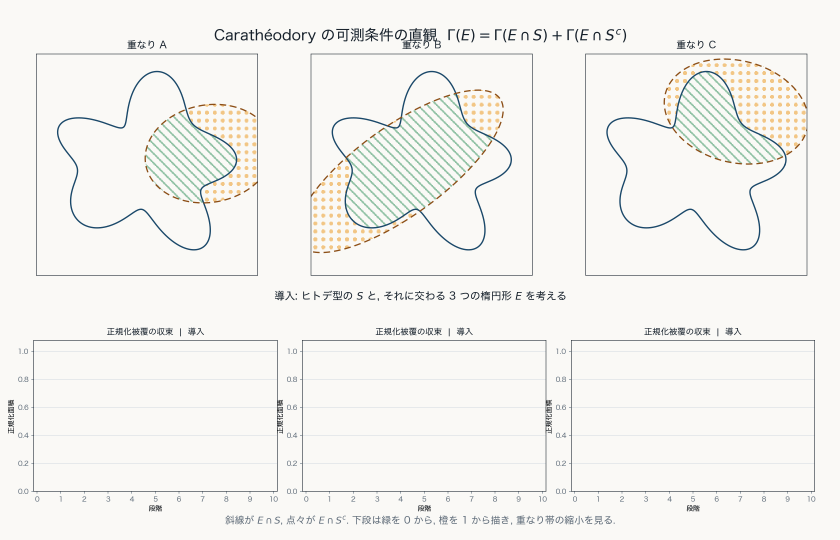
#> input picture figures/measure/animations/caratheodory_measurable/gif/caratheodory_measurable.gif, 2520 x 1620 px (shown at 1/3 size); its folder holds only this picture in this run
$ python prepend_gif_final_frame.py
#> lines starting #> are read from the running program, lines starting #| are printed output that depends on the picture
#!/usr/bin/env python3
"""Prepend each GIF's final frame so PDF export shows the completed state."""

from __future__ import annotations

import argparse
from io import BytesIO
from pathlib import Path
import tempfile
import sys
from typing import NamedTuple

from PIL import Image, ImageChops, ImageSequence


DEFAULT_TARGET = Path("figures/measure/animations")
MARKER = b"prepend-gif-final-frame-v1"


class GifBlocks(NamedTuple):
    header_end: int
    first_frame_start: int
    first_image_start: int
    trailer_start: int
    global_color_table: bytes


def resolve_gif_paths(paths: list[Path]) -> list[Path]:
    gif_paths: list[Path] = []
    for path in paths:
        if path.is_dir():
            gif_paths.extend(sorted(path.rglob("*.gif")))
        elif path.is_file() and path.suffix.lower() == ".gif":
            gif_paths.append(path)
        else:
            raise FileNotFoundError(f"GIF path not found: {path}")
    return sorted(set(gif_paths))


def frame_to_rgba(frame: Image.Image) -> Image.Image:
    return frame.copy().convert("RGBA")


def frames_match(left: Image.Image, right: Image.Image) -> bool:
    if left.size != right.size:
        return False
    return ImageChops.difference(left, right).getbbox() is None


def color_table_size(packed: int) -> int:
    return 3 * (2 ** ((packed & 0b00000111) + 1))


def sub_blocks_end(data: bytes, start: int) -> int:
    pos = start
    while True:
        if pos >= len(data):
            raise ValueError("Unexpected end of GIF sub-blocks")
        size = data[pos]
        pos += 1
        if size == 0:
            return pos
        pos += size


def extension_end(data: bytes, start: int) -> int:
    if start + 2 > len(data) or data[start] != 0x21:
        raise ValueError("Expected GIF extension block")
    return sub_blocks_end(data, start + 2)


def image_end(data: bytes, start: int) -> int:
    if start + 10 > len(data) or data[start] != 0x2C:
        raise ValueError("Expected GIF image descriptor")
    packed = data[start + 9]
    pos = start + 10
    if packed & 0b10000000:
        pos += color_table_size(packed)
    pos += 1
    return sub_blocks_end(data, pos)


def parse_gif_blocks(data: bytes) -> GifBlocks:
    if data[:6] not in (b"GIF87a", b"GIF89a"):
        raise ValueError("Not a GIF file")
    if len(data) < 14:
        raise ValueError("GIF file is too short")

    pos = 13
    global_color_table = b""
    packed = data[10]
    if packed & 0b10000000:
        table_size = color_table_size(packed)
        global_color_table = data[pos : pos + table_size]
        pos += table_size
    header_end = pos

    first_frame_start = None
    first_image_start = None
    pending_graphic_control = None

    while pos < len(data):
        block_type = data[pos]
        if block_type == 0x3B:
            break
        if block_type == 0x21:
            label = data[pos + 1]
            block_end = extension_end(data, pos)
            if label == 0xF9:
                pending_graphic_control = pos
            pos = block_end
            continue
        if block_type == 0x2C:
            first_frame_start = pending_graphic_control if pending_graphic_control is not None else pos
            first_image_start = pos
            break
        raise ValueError(f"Unsupported GIF block 0x{block_type:02x} at byte {pos}")

    if first_frame_start is None or first_image_start is None:
        raise ValueError("No image frame found in GIF")

    pos = first_image_start
    while pos < len(data):
        block_type = data[pos]
        if block_type == 0x3B:
            return GifBlocks(header_end, first_frame_start, first_image_start, pos, global_color_table)
        if block_type == 0x21:
            pos = extension_end(data, pos)
            continue
        if block_type == 0x2C:
            pos = image_end(data, pos)
            continue
        raise ValueError(f"Unsupported GIF block 0x{block_type:02x} at byte {pos}")

    raise ValueError("GIF trailer not found")


def marker_comment() -> bytes:
    chunks = []
    for start in range(0, len(MARKER), 255):
        chunk = MARKER[start : start + 255]
        chunks.append(bytes([len(chunk)]) + chunk)
    return b"\x21\xFE" + b"".join(chunks) + b"\x00"


def has_marker(data: bytes) -> bool:
    return MARKER in data


def read_gif(path: Path):
    with Image.open(path) as source:
#> source is the input picture: PIL image 2520x1620 P; mean R, G, B 243.6, 243.2, 239.9
        default_duration = int(source.info.get("duration", 100))
#> default_duration = 1000
        frames = []
        durations = []

        for frame in ImageSequence.Iterator(source):
            frames.append(frame.copy())
            durations.append(int(frame.info.get("duration", default_duration)))
#> this loop made 12 passes
#> after the loop, durations = [1000, 1000, 1000, 1000, 1000, 1000, 1000, 1000, 1000, 1000, 1000, 1000]; frames = 12 items

    if not frames:
        raise ValueError(f"No frames found: {path}")

    return frames, durations


def frame_block_from_single_frame_gif(frame: Image.Image, duration_ms: int) -> bytes:
    buffer = BytesIO()
    frame.save(buffer, format="GIF", save_all=True, duration=duration_ms, disposal=2, optimize=True)
    data = buffer.getvalue()
    blocks = parse_gif_blocks(data)
    frame_block = bytearray(data[blocks.first_frame_start : blocks.trailer_start])
    image_offset = blocks.first_image_start - blocks.first_frame_start

    if blocks.global_color_table and not frame_block[image_offset + 9] & 0b10000000:
        color_count = len(blocks.global_color_table) // 3
        table_bits = color_count.bit_length() - 2
        frame_block[image_offset + 9] = (frame_block[image_offset + 9] | 0b10000000) & 0b11111000 | table_bits
        frame_block[image_offset + 10 : image_offset + 10] = blocks.global_color_table

    return bytes(frame_block)


def save_gif(path: Path, data: bytes, blocks: GifBlocks, frame_block: bytes) -> None:
    stat = path.stat()
    updated_data = data[: blocks.first_frame_start] + marker_comment() + frame_block + data[blocks.first_frame_start :]

    with tempfile.NamedTemporaryFile(dir=path.parent, suffix=".gif", delete=False) as temp_file:
        temp_path = Path(temp_file.name)

    try:
        temp_path.write_bytes(updated_data)
        temp_path.chmod(stat.st_mode)
        temp_path.replace(path)
    finally:
        if temp_path.exists():
            temp_path.unlink()


def prepend_last_frame(path: Path, *, dry_run: bool = False) -> str:
    data = path.read_bytes()
    blocks = parse_gif_blocks(data)
    frames, durations = read_gif(path)
#> frames = 12 items
    if has_marker(data) or frames_match(frame_to_rgba(frames[0]), frame_to_rgba(frames[-1])):
#> in frame_to_rgba (call 2), `return frame.copy().convert("RGBA")`:
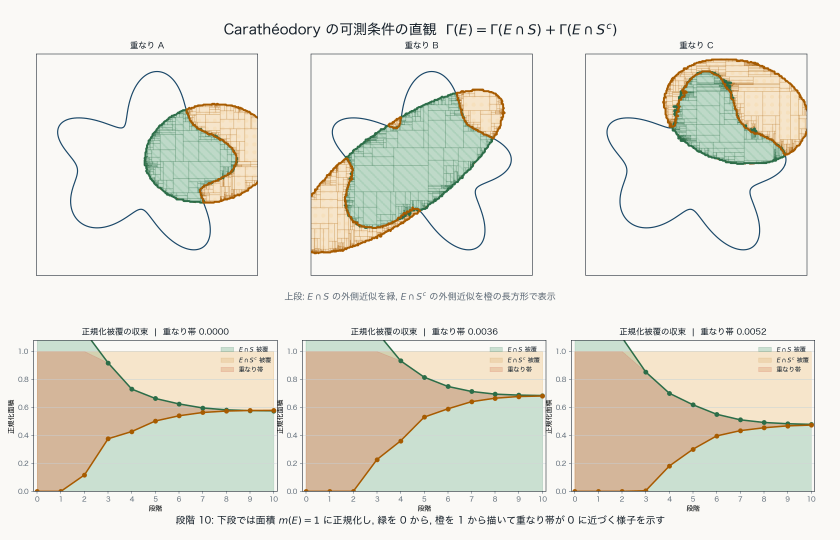
#> returned value: PIL image 2520x1620 RGBA (shown at 1/3 size); mean R, G, B, A 232.1, 230.5, 220.9, 255
        return "skipped"

    frame_block = frame_block_from_single_frame_gif(frames[-1], durations[-1])

    if not dry_run:
        save_gif(path, data, blocks, frame_block)

    return "updated"


def main() -> None:
    parser = argparse.ArgumentParser(
        description="Prepend each GIF's final frame so static PDF export captures the completed animation state."
    )
    parser.add_argument(
        "paths",
        nargs="*",
        type=Path,
        default=[DEFAULT_TARGET],
        help=f"GIF files or directories to process. Defaults to {DEFAULT_TARGET}.",
    )
    parser.add_argument("--dry-run", action="store_true", help="Report changes without modifying GIF files.")
    argv = sys.argv[1:]
    if argv and argv[0] == "--":
        argv = argv[1:]
    args = parser.parse_args(argv)

    gif_paths = resolve_gif_paths(args.paths)
    counts = {"updated": 0, "skipped": 0}

    for gif_path in gif_paths:
        result = prepend_last_frame(gif_path, dry_run=args.dry_run)
#> result = 'skipped'
        counts[result] += 1
        print(f"{result}: {gif_path}")
#| skipped: figures/measure/animations/caratheodory_measurable/gif/caratheodory_measurable.gif
#> pass 2 of the loop in main, `for gif_path in gif_paths:`:
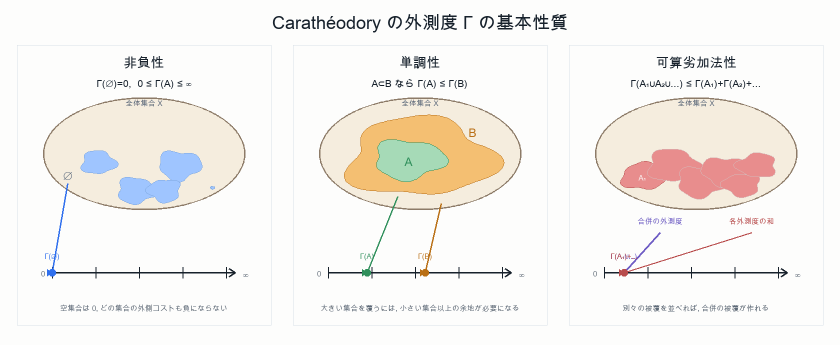
#> input picture figures/measure/animations/caratheodory_outer_measure_axioms/gif/caratheodory_outer_measure_axioms.gif, 1680 x 690 px (shown at 1/2 size)
#> in read_gif, source is the input picture: PIL image 1680x690 P; mean R, G, B 244.9, 242, 238
#> default_duration = 950
#> the loop in read_gif (call 2), `for frame in ImageSequence.Iterator(source):` made 6 passes
#> after the loop in read_gif (call 2), `for frame in ImageSequence.Iterator(source):`: durations = [950, 950, 950, 950, 950, 950]; frames = 6 items
#> in frame_to_rgba (call 4), `return frame.copy().convert("RGBA")`:
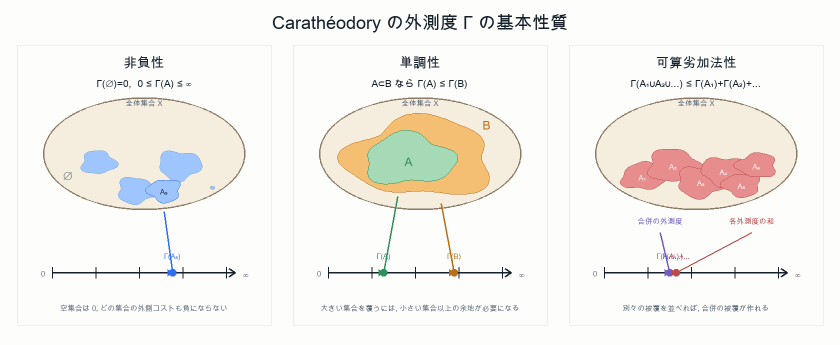
#> returned value: PIL image 1680x690 RGBA (shown at 1/2 size); mean R, G, B, A 244.5, 242.1, 238.4, 255
#| skipped: figures/measure/animations/caratheodory_outer_measure_axioms/gif/caratheodory_outer_measure_axioms.gif

    mode = "dry-run" if args.dry_run else "write"
#> mode = 'write'
    print(f"{mode}: {counts['updated']} updated, {counts['skipped']} skipped, {len(gif_paths)} total")


if __name__ == "__main__":
    main()
